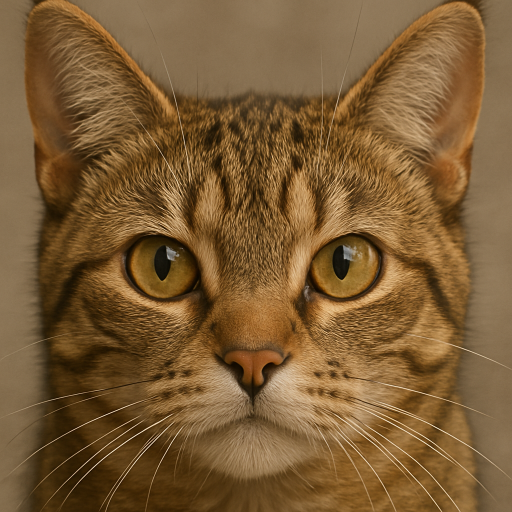
#> input picture catsample.png, 1024 x 1024 px (shown at 1/2 size)
$ python correlate2d_vs_convolution.py
#> lines starting #> are read from the running program, lines starting #| are printed output that depends on the picture
import numpy as np
from PIL import Image
import matplotlib.pyplot as plt
from scipy.signal import correlate2d, convolve2d

# Load a grayscale image and resize
image = Image.open("catsample.png").convert("L")
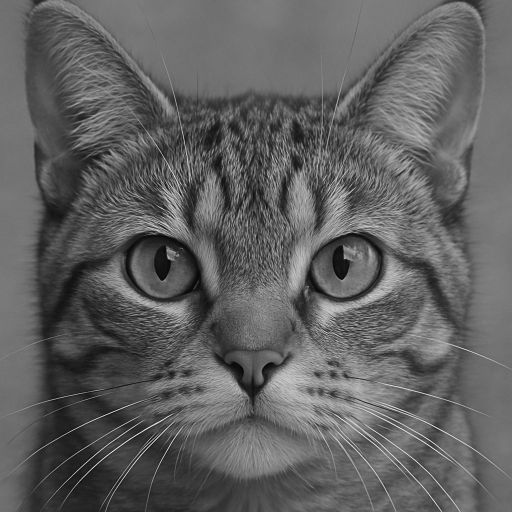
#> image: PIL image 1024x1024 L (shown at 1/2 size); min 5, max 254, mean 96.4
image = image.resize((256, 256))
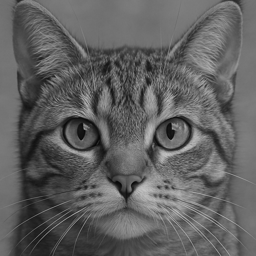
#> image: PIL image 256x256 L; min 8, max 196, mean 96.4
image_array = np.array(image, dtype=np.float32) / 255.0

# Define an edge detection kernel (Sobel-like)
kernel = np.array([
    [1, 0, -1],
    [1, 0, -1],
    [1, 0, -1]
], dtype=np.float32)

# Perform correlation (kernel is used as-is)
correlated = correlate2d(image_array, kernel, mode='same', boundary='symm')
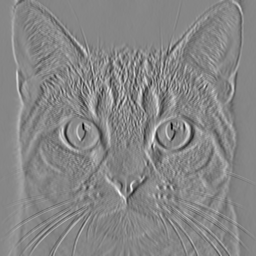
#> correlated: shape (256, 256) float32; min -1.41, max 1.26, mean -3.81e-05; drawn with min black and max white

# Perform convolution (kernel is flipped before applying)
convolved = convolve2d(image_array, kernel, mode='same', boundary='symm')
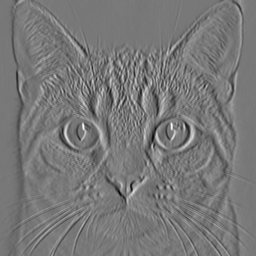
#> convolved: shape (256, 256) float32; min -1.26, max 1.41, mean 3.81e-05; drawn with min black and max white

# Plotting
plt.figure(figsize=(12, 4))

plt.subplot(1, 3, 1)
plt.imshow(image_array, cmap='gray')
plt.title("Original Image")
plt.axis("off")

plt.subplot(1, 3, 2)
plt.imshow(correlated, cmap='gray')
plt.title("Correlation")
plt.axis("off")

plt.subplot(1, 3, 3)
plt.imshow(convolved, cmap='gray')
plt.title("Convolution")
plt.axis("off")

plt.tight_layout()
plt.show()

$ run again, with cat_resized_256x256.png copied over catsample.png
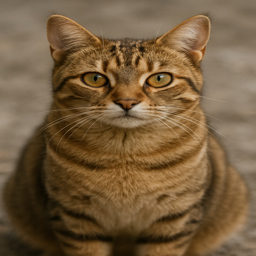
#> input picture cat_resized_256x256.png, 256 x 256 px
#> `convolved = convolve2d(image_array, kernel, mode='same', boundary='sym..`:
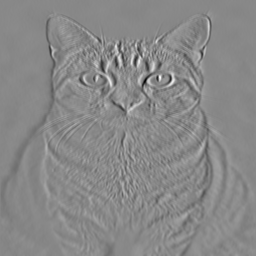
#> convolved: shape (256, 256) float32; min -1.62, max 1.4, mean 0.00117; drawn with min black and max white
#> `plt.show()`:
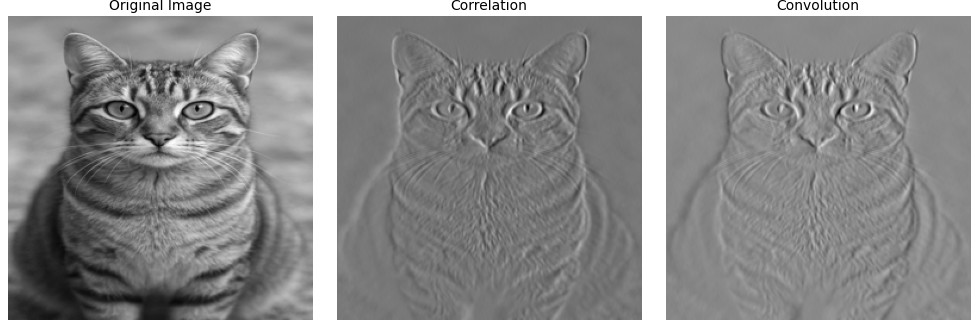
#> figure drawn by matplotlib, 3 panels
